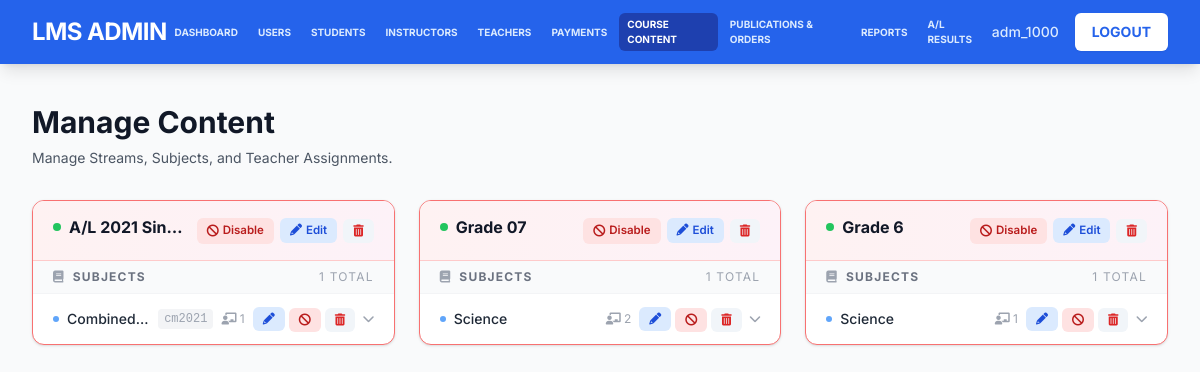
Screenshot of /admin/manage_content.php (signed in) with the database file from the repository.
### tables this page shows
CREATE TABLE `streams` (
  `id` int(11) NOT NULL COMMENT 'Primary Key',
  `name` varchar(100) NOT NULL COMMENT 'Stream name (e.g., "Grade 6", "Grade 7", "A/L Science")',
  `description` text DEFAULT NULL COMMENT 'Optional description of the stream',
  `status` tinyint(1) NOT NULL DEFAULT 1 COMMENT 'Status: 1=active, 0=inactive',
  `created_at` timestamp NOT NULL DEFAULT current_timestamp() COMMENT 'Record creation timestamp',
  `updated_at` timestamp NOT NULL DEFAULT current_timestamp() ON UPDATE current_timestamp() COMMENT 'Record update timestamp'
);

CREATE TABLE `stream_subjects` (
  `id` int(11) NOT NULL COMMENT 'Primary Key',
  `stream_id` int(11) NOT NULL COMMENT 'Foreign Key: Links to streams.id',
  `subject_id` int(11) NOT NULL COMMENT 'Foreign Key: Links to subjects.id',
  `status` tinyint(1) NOT NULL DEFAULT 1 COMMENT 'Status: 1=active, 0=inactive',
  `created_at` timestamp NOT NULL DEFAULT current_timestamp() COMMENT 'Record creation timestamp',
  `updated_at` timestamp NOT NULL DEFAULT current_timestamp() ON UPDATE current_timestamp() COMMENT 'Record update timestamp'
);

CREATE TABLE `subjects` (
  `id` int(11) NOT NULL COMMENT 'Primary Key',
  `name` varchar(100) NOT NULL COMMENT 'Subject name (e.g., "Science", "Mathematics", "English")',
  `code` varchar(20) DEFAULT NULL COMMENT 'Optional subject code (e.g., "SCI", "MATH")',
  `description` text DEFAULT NULL COMMENT 'Optional description of the subject',
  `status` tinyint(1) NOT NULL DEFAULT 1 COMMENT 'Status: 1=active, 0=inactive',
  `created_at` timestamp NOT NULL DEFAULT current_timestamp() COMMENT 'Record creation timestamp',
  `updated_at` timestamp NOT NULL DEFAULT current_timestamp() ON UPDATE current_timestamp() COMMENT 'Record update timestamp'
);

### admin/manage_content.php (the view, shortened to what this page needs)
<?php
require_once '../config.php';
$streams = [];
$stream_query = "SELECT * FROM streams ORDER BY name ASC";
$result = $conn->query($stream_query);
if ($result) {
    while ($row = $result->fetch_assoc()) {
        $streams[] = $row;
    }
}
$structure = [];
foreach ($streams as $stream) {
    $s_id = $stream['id'];
    $structure[$s_id] = [
        'info' => $stream,
        'subjects' => []
    ];
}
$subj_query = "
    SELECT ss.id as stream_subject_id, ss.stream_id, s.id as subject_id, s.name as subject_name, s.code, s.status as subject_status
    FROM stream_subjects ss
    JOIN subjects s ON ss.subject_id = s.id
    WHERE ss.status = 1
    ORDER BY s.name ASC
";
$subj_result = $conn->query($subj_query);
if ($subj_result) {
    while ($row = $subj_result->fetch_assoc()) {
        if (isset($structure[$row['stream_id']])) {
            $structure[$row['stream_id']]['subjects'][$row['stream_subject_id']] = [
                'info' => $row,
                'teachers' => []
            ];
        }
    }
}
?>
<!DOCTYPE html>
<html lang="en">
<head>
    <script src="https://cdn.tailwindcss.com"></script>
    <link rel="stylesheet" href="https://cdnjs.cloudflare.com/ajax/libs/font-awesome/6.0.0/css/all.min.css">
</head>
<body class="bg-gray-50">
    <?php include 'header.php'; ?>
    <div class="max-w-7xl mx-auto py-10 px-4 sm:px-6 lg:px-8">
        <div class="mb-8">
            <h1 class="text-3xl font-bold text-gray-900">Manage Content</h1>
            <p class="mt-2 text-sm text-gray-600">Manage Streams, Subjects, and Teacher Assignments.</p>
        </div>
        <div class="space-y-6">
            <div class="grid grid-cols-1 md:grid-cols-2 lg:grid-cols-3 gap-6">
                <?php foreach ($structure as $stream_id => $data): ?>
                    <?php $stream = $data['info']; $is_active = $stream['status'] == 1; ?>
                    <div class="bg-white rounded-xl shadow border <?php echo $is_active ? 'border-red-400' : 'border-gray-300 opacity-75'; ?> overflow-hidden transition-all duration-200 hover:shadow-lg">
                        <div class="px-5 py-4 <?php echo $is_active ? 'bg-gradient-to-r from-red-50 to-pink-50' : 'bg-gray-100'; ?> border-b <?php echo $is_active ? 'border-red-200' : 'border-gray-200'; ?>">
                            <div class="flex justify-between items-start gap-2">
                                <div class="flex items-center gap-2 min-w-0">
                                    <div class="w-2 h-2 rounded-full flex-shrink-0 <?php echo $is_active ? 'bg-green-500' : 'bg-gray-400'; ?>"></div>
                                    <h3 class="text-base font-bold text-gray-900 leading-tight truncate">
                                        <?php echo htmlspecialchars($stream['name']); ?>
                                    </h3>
                                </div>
                                <div class="flex items-center gap-1.5 flex-shrink-0">
                                    <form method="POST" class="inline" onsubmit="return confirm('<?php echo $is_active ? 'Disable' : 'Enable'; ?> this stream?');">
                                        <?php if ($is_active): ?>
                                            <button type="submit" class="action-btn btn-disable" data-tooltip="Disable this stream (hides from students)">
                                                <i class="fas fa-ban text-xs"></i> Disable
                                            </button>
                                        <?php endif; ?>
                                    </form>
                                    <button onclick="openEditModal('stream', <?php echo $stream['id']; ?>, '<?php echo addslashes($stream['name']); ?>')"
                                            class="action-btn btn-edit" data-tooltip="Edit stream name">
                                        <i class="fas fa-pencil-alt text-xs"></i> Edit
                                    </button>
                                    <form method="POST" class="inline" onsubmit="return confirm('WARNING: Permanently delete this stream and all its data? This cannot be undone.');">
                                        <button type="submit" class="action-btn btn-delete" data-tooltip="Permanently delete stream">
                                            <i class="fas fa-trash-alt text-xs"></i>
                                        </button>
                                    </form>
                                </div>
                            </div>
                        </div>
                        <div>
                            <div class="bg-gray-50 px-5 py-2 text-xs font-bold text-gray-500 uppercase tracking-widest border-b border-gray-100 flex items-center gap-2">
                                <i class="fas fa-book text-gray-400"></i> Subjects
                                <span class="ml-auto text-gray-400 font-normal"><?php echo count($data['subjects']); ?> total</span>
                            </div>
                            <?php if (empty($data['subjects'])): ?>
                                <div class="px-5 py-5 text-sm text-gray-400 italic text-center">
                                    <i class="fas fa-folder-open text-gray-300 text-2xl mb-1 block"></i>
                                    No subjects assigned.
                                </div>
                            <?php else: ?>
                                <ul class="divide-y divide-gray-100">
                                    <?php foreach ($data['subjects'] as $ss_id => $subj_data): ?>
                                        <?php $subj_active = $subj_data['info']['subject_status'] == 1; ?>
                                        <li>
                                            <div class="subject-row px-5 py-3 cursor-pointer" onclick="toggleTeachers('teachers-<?php echo $ss_id; ?>')">
                                                <div class="flex justify-between items-center gap-2">
                                                    <div class="flex items-center gap-2 min-w-0">
                                                        <div class="w-1.5 h-1.5 rounded-full flex-shrink-0 <?php echo $subj_active ? 'bg-blue-400' : 'bg-gray-300'; ?>"></div>
                                                        <span class="font-medium <?php echo $subj_active ? 'text-gray-800' : 'line-through text-gray-400'; ?> truncate text-sm">
                                                            <?php echo htmlspecialchars($subj_data['info']['subject_name']); ?>
                                                        </span>
                                                        <?php if ($subj_data['info']['code']): ?>
                                                            <span class="text-xs text-gray-400 bg-gray-100 px-1.5 py-0.5 rounded font-mono flex-shrink-0">
                                                                <?php echo htmlspecialchars($subj_data['info']['code']); ?>
                                                            </span>
                                                        <?php endif; ?>
                                                    </div>
                                                    <div class="flex items-center gap-1 flex-shrink-0" onclick="event.stopPropagation()">
                                                        <span class="text-xs text-gray-400 mr-1">
                                                            <i class="fas fa-chalkboard-teacher"></i> <?php echo count($subj_data['teachers']); ?>
                                                        </span>
                                                        <button onclick="openEditModal('subject', <?php echo $subj_data['info']['subject_id']; ?>, '<?php echo addslashes($subj_data['info']['subject_name']); ?>')"
                                                                class="action-btn btn-edit" data-tooltip="Rename this subject">
                                                            <i class="fas fa-pencil-alt text-xs"></i>
                                                        </button>
                                                        <form method="POST" class="inline" onsubmit="return confirm('<?php echo $subj_active ? 'Disable' : 'Enable'; ?> this subject?');">
                                                            <?php if ($subj_active): ?>
                                                                <button type="submit" class="action-btn btn-disable" data-tooltip="Disable subject (hides from students)">
                                                                    <i class="fas fa-ban text-xs"></i>
                                                                </button>
                                                            <?php endif; ?>
                                                        </form>
                                                        <form method="POST" class="inline" onsubmit="return confirm('WARNING: Permanently delete this subject and all its data?');">
                                                            <button type="submit" class="action-btn btn-delete" data-tooltip="Permanently delete subject">
                                                                <i class="fas fa-trash-alt text-xs"></i>
                                                            </button>
                                                        </form>
                                                        <span class="ml-1 text-gray-400 text-xs transition-transform duration-200" id="arrow-teachers-<?php echo $ss_id; ?>">
                                                            <i class="fas fa-chevron-down"></i>
                                                        </span>
                                                    </div>
                                                </div>
                                            </div>
                                        </li>
                                    <?php endforeach; ?>
                                </ul>
                            <?php endif; ?>
                        </div>
                    </div>
                <?php endforeach; ?>
            </div>
        </div>
    </div>
</body>
</html>

### admin/manage_content.php (style rules this page uses)
body { font-family: 'Inter', sans-serif; }
[data-tooltip] { position: relative; }
[data-tooltip]::after { content: attr(data-tooltip); position: absolute; bottom: calc(100% + 6px); left: 50%; transform: translateX(-50%); background: #1f2937; color: #fff; font-size: 0.7rem; font-weight: 500; white-space: nowrap; padding: 4px 10px; border-radius: 6px; pointer-events: none; opacity: 0; transition: opacity 0.15s ease; z-index: 50; }
.action-btn { display: inline-flex; align-items: center; gap: 4px; padding: 4px 10px; border-radius: 6px; font-size: 0.72rem; font-weight: 600; transition: all 0.15s; border: none; cursor: pointer; }
.btn-disable { background: #fee2e2; color: #b91c1c; }
.btn-edit { background: #dbeafe; color: #1d4ed8; }
.btn-delete { background: #f1f5f9; color: #dc2626; }
.subject-row { transition: background 0.15s; }

### rows the page displays
streams: status 1 (drawn), name "A/L 2021 Sin…", count($data['subjects']) "1"
stream_subjects: subject.name "Combined…", subject.code "cm2021", count($subj_data['teachers']) "1"
streams: status 1 (drawn), name "Grade 07", count($data['subjects']) "1"
stream_subjects: subject.name "Science", count($subj_data['teachers']) "2"
streams: status 1 (drawn), name "Grade 6", count($data['subjects']) "1"
stream_subjects: subject.name "Science", count($subj_data['teachers']) "1"

### other values shown
$_SESSION['username'] "adm_1000"
